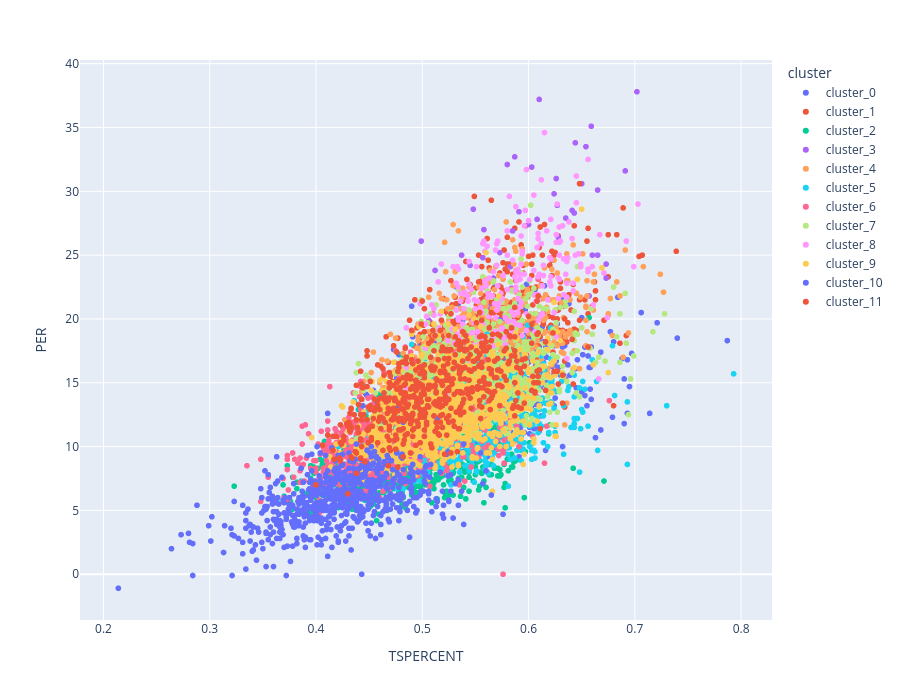

The notebook cell this image was saved under:
### Markdown cell above
## Visualising the clusters

### Code cell
fig=px.scatter(cluster_final, 
               x="TSPERCENT",
               y="PER", 
               color='cluster',
               hover_data=['Player','TSPERCENT', 'EFGPERCENT', 'TOTALS%',
       'ORBPERCENT', 'DRBPERCENT', 'TRBPERCENT', 'ASTPERCENT', 'TOVPERCENT',
       'STLPERCENT', 'BLKPERCENT', 'USGPERCENT', 'PPR', 'PPS', 'ORTG', 'DRTG',
       'EDIFF', 'FIC', 'PER'],
               height=700, 
               width=900,
        )

# fig2=px.scatter(Final[Final['value']==1], x="POINTS_PER_MIN_", y="CATCH_SHOOT_FGM_", color_discrete_sequence=['blue'],
#         hover_data=["PLAYER_NAME","Salary"],
#         height=700, width=900,
#         )

# fig3=px.scatter(Final[Final['value']==2], x="POINTS_PER_MIN_", y="CATCH_SHOOT_FGM_", color_discrete_sequence=['orange'],
#         hover_data=["PLAYER_NAME","Salary"],
#         height=700, width=900,
#         )
# fig4=px.scatter(kmeans.cluster_centers_, kmeans.cluster_centers_[:, 1], kmeans.cluster_centers_[:, 0], color_discrete_sequence=['yellow'],
#         height=1000, width=1000,
#         )
# fig4.update_traces(marker=dict(size=20))

# fig.add_traces(
#     list(fig2.select_traces())
# )

# fig.add_traces(
#     list(fig3.select_traces())
# )

# fig.add_traces(
#     list(fig4.select_traces())
# )

# fig.update_layout(
#     xaxis_title="MIN",
#     yaxis_title="FGA",
#     # xaxis_range=[0,1]
# )

fig.show()

### Figure 1 — Plotly figure (JSON) as saved in the notebook; plotly's stock layout.template omitted (floating-point values rounded to 4 significant figures; data arrays with more than 128 entries replaced by an {"elided": "..."} marker saying what was removed)
{"data": [{"customdata": {"elided": "924x17 str values"}, "hovertemplate": "cluster=cluster_0<br>TSPERCENT=%{x}<br>PER=%{y}<br>Player=%{customdata[0]}<br>EFGPERCENT=%{customdata[1]}<br>TOTALS%=%{customdata[2]}<br>ORBPERCENT=%{customdata[3]}<br>DRBPERCENT=%{customdata[4]}<br>TRBPERCENT=%{customdata[5]}<br>ASTPERCENT=%{customdata[6]}<br>TOVPERCENT=%{customdata[7]}<br>STLPERCENT=%{customdata[8]}<br>BLKPERCENT=%{customdata[9]}<br>USGPERCENT=%{customdata[10]}<br>PPR=%{customdata[11]}<br>PPS=%{customdata[12]}<br>ORTG=%{customdata[13]}<br>DRTG=%{customdata[14]}<br>EDIFF=%{customdata[15]}<br>FIC=%{customdata[16]}<extra></extra>", "legendgroup": "cluster_0", "marker": {"color": "#636efa", "symbol": "circle"}, "mode": "markers", "name": "cluster_0", "showlegend": true, "type": "scattergl", "x": {"elided": "924 float values"}, "xaxis": "x", "y": {"elided": "924 float values"}, "yaxis": "y"}, {"customdata": {"elided": "480x17 str values"}, "hovertemplate": "cluster=cluster_1<br>TSPERCENT=%{x}<br>PER=%{y}<br>Player=%{customdata[0]}<br>EFGPERCENT=%{customdata[1]}<br>TOTALS%=%{customdata[2]}<br>ORBPERCENT=%{customdata[3]}<br>DRBPERCENT=%{customdata[4]}<br>TRBPERCENT=%{customdata[5]}<br>ASTPERCENT=%{customdata[6]}<br>TOVPERCENT=%{customdata[7]}<br>STLPERCENT=%{customdata[8]}<br>BLKPERCENT=%{customdata[9]}<br>USGPERCENT=%{customdata[10]}<br>PPR=%{customdata[11]}<br>PPS=%{customdata[12]}<br>ORTG=%{customdata[13]}<br>DRTG=%{customdata[14]}<br>EDIFF=%{customdata[15]}<br>FIC=%{customdata[16]}<extra></extra>", "legendgroup": "cluster_1", "marker": {"color": "#EF553B", "symbol": "circle"}, "mode": "markers", "name": "cluster_1", "showlegend": true, "type": "scattergl", "x": {"elided": "480 float values"}, "xaxis": "x", "y": {"elided": "480 float values"}, "yaxis": "y"}, {"customdata": {"elided": "1097x17 str values"}, "hovertemplate": "cluster=cluster_2<br>TSPERCENT=%{x}<br>PER=%{y}<br>Player=%{customdata[0]}<br>EFGPERCENT=%{customdata[1]}<br>TOTALS%=%{customdata[2]}<br>ORBPERCENT=%{customdata[3]}<br>DRBPERCENT=%{customdata[4]}<br>TRBPERCENT=%{customdata[5]}<br>ASTPERCENT=%{customdata[6]}<br>TOVPERCENT=%{customdata[7]}<br>STLPERCENT=%{customdata[8]}<br>BLKPERCENT=%{customdata[9]}<br>USGPERCENT=%{customdata[10]}<br>PPR=%{customdata[11]}<br>PPS=%{customdata[12]}<br>ORTG=%{customdata[13]}<br>DRTG=%{customdata[14]}<br>EDIFF=%{customdata[15]}<br>FIC=%{customdata[16]}<extra></extra>", "legendgroup": "cluster_2", "marker": {"color": "#00cc96", "symbol": "circle"}, "mode": "markers", "name": "cluster_2", "showlegend": true, "type": "scattergl", "x": {"elided": "1097 float values"}, "xaxis": "x", "y": {"elided": "1097 float values"}, "yaxis": "y"}, {"customdata": {"elided": "41x17 str values"}, "hovertemplate": "cluster=cluster_3<br>TSPERCENT=%{x}<br>PER=%{y}<br>Player=%{customdata[0]}<br>EFGPERCENT=%{customdata[1]}<br>TOTALS%=%{customdata[2]}<br>ORBPERCENT=%{customdata[3]}<br>DRBPERCENT=%{customdata[4]}<br>TRBPERCENT=%{customdata[5]}<br>ASTPERCENT=%{customdata[6]}<br>TOVPERCENT=%{customdata[7]}<br>STLPERCENT=%{customdata[8]}<br>BLKPERCENT=%{customdata[9]}<br>USGPERCENT=%{customdata[10]}<br>PPR=%{customdata[11]}<br>PPS=%{customdata[12]}<br>ORTG=%{customdata[13]}<br>DRTG=%{customdata[14]}<br>EDIFF=%{customdata[15]}<br>FIC=%{customdata[16]}<extra></extra>", "legendgroup": "cluster_3", "marker": {"color": "#ab63fa", "symbol": "circle"}, "mode": "markers", "name": "cluster_3", "showlegend": true, "type": "scattergl", "x": [0.635, 0.567, 0.65, 0.66, 0.626, 0.548, 0.665, 0.532, 0.643, 0.624, 0.583, 0.641, 0.644, 0.673, 0.608, 0.691, 0.628, 0.557, 0.591, 0.558, 0.537, 0.512, 0.61, 0.499, 0.627, 0.58, 0.585, 0.654, 0.573, 0.673, 0.562, 0.665, 0.587, 0.6, 0.659, 0.657, 0.545, 0.702, 0.506, 0.584, 0.603], "xaxis": "x", "y": [27.9, 23.2, 30.6, 25.0, 31.0, 28.6, 25.0, 22.5, 28.3, 29.8, 24.1, 28.5, 33.8, 24.3, 27.8, 31.6, 26.4, 24.8, 28.4, 27.0, 25.0, 23.8, 37.2, 26.1, 28.9, 32.1, 26.9, 33.5, 25.2, 23.2, 21.0, 30.1, 32.7, 27.4, 35.1, 21.8, 24.2, 37.8, 19.9, 22.4, 31.9], "yaxis": "y"}, {"customdata": {"elided": "759x17 str values"}, "hovertemplate": "cluster=cluster_4<br>TSPERCENT=%{x}<br>PER=%{y}<br>Player=%{customdata[0]}<br>EFGPERCENT=%{customdata[1]}<br>TOTALS%=%{customdata[2]}<br>ORBPERCENT=%{customdata[3]}<br>DRBPERCENT=%{customdata[4]}<br>TRBPERCENT=%{customdata[5]}<br>ASTPERCENT=%{customdata[6]}<br>TOVPERCENT=%{customdata[7]}<br>STLPERCENT=%{customdata[8]}<br>BLKPERCENT=%{customdata[9]}<br>USGPERCENT=%{customdata[10]}<br>PPR=%{customdata[11]}<br>PPS=%{customdata[12]}<br>ORTG=%{customdata[13]}<br>DRTG=%{customdata[14]}<br>EDIFF=%{customdata[15]}<br>FIC=%{customdata[16]}<extra></extra>", "legendgroup": "cluster_4", "marker": {"color": "#FFA15A", "symbol": "circle"}, "mode": "markers", "name": "cluster_4", "showlegend": true, "type": "scattergl", "x": {"elided": "759 float values"}, "xaxis": "x", "y": {"elided": "759 float values"}, "yaxis": "y"}, {"customdata": {"elided": "1018x17 str values"}, "hovertemplate": "cluster=cluster_5<br>TSPERCENT=%{x}<br>PER=%{y}<br>Player=%{customdata[0]}<br>EFGPERCENT=%{customdata[1]}<br>TOTALS%=%{customdata[2]}<br>ORBPERCENT=%{customdata[3]}<br>DRBPERCENT=%{customdata[4]}<br>TRBPERCENT=%{customdata[5]}<br>ASTPERCENT=%{customdata[6]}<br>TOVPERCENT=%{customdata[7]}<br>STLPERCENT=%{customdata[8]}<br>BLKPERCENT=%{customdata[9]}<br>USGPERCENT=%{customdata[10]}<br>PPR=%{customdata[11]}<br>PPS=%{customdata[12]}<br>ORTG=%{customdata[13]}<br>DRTG=%{customdata[14]}<br>EDIFF=%{customdata[15]}<br>FIC=%{customdata[16]}<extra></extra>", "legendgroup": "cluster_5", "marker": {"color": "#19d3f3", "symbol": "circle"}, "mode": "markers", "name": "cluster_5", "showlegend": true, "type": "scattergl", "x": {"elided": "1018 float values"}, "xaxis": "x", "y": {"elided": "1018 float values"}, "yaxis": "y"}, {"customdata": {"elided": "856x17 str values"}, "hovertemplate": "cluster=cluster_6<br>TSPERCENT=%{x}<br>PER=%{y}<br>Player=%{customdata[0]}<br>EFGPERCENT=%{customdata[1]}<br>TOTALS%=%{customdata[2]}<br>ORBPERCENT=%{customdata[3]}<br>DRBPERCENT=%{customdata[4]}<br>TRBPERCENT=%{customdata[5]}<br>ASTPERCENT=%{customdata[6]}<br>TOVPERCENT=%{customdata[7]}<br>STLPERCENT=%{customdata[8]}<br>BLKPERCENT=%{customdata[9]}<br>USGPERCENT=%{customdata[10]}<br>PPR=%{customdata[11]}<br>PPS=%{customdata[12]}<br>ORTG=%{customdata[13]}<br>DRTG=%{customdata[14]}<br>EDIFF=%{customdata[15]}<br>FIC=%{customdata[16]}<extra></extra>", "legendgroup": "cluster_6", "marker": {"color": "#FF6692", "symbol": "circle"}, "mode": "markers", "name": "cluster_6", "showlegend": true, "type": "scattergl", "x": {"elided": "856 float values"}, "xaxis": "x", "y": {"elided": "856 float values"}, "yaxis": "y"}, {"customdata": {"elided": "916x17 str values"}, "hovertemplate": "cluster=cluster_7<br>TSPERCENT=%{x}<br>PER=%{y}<br>Player=%{customdata[0]}<br>EFGPERCENT=%{customdata[1]}<br>TOTALS%=%{customdata[2]}<br>ORBPERCENT=%{customdata[3]}<br>DRBPERCENT=%{customdata[4]}<br>TRBPERCENT=%{customdata[5]}<br>ASTPERCENT=%{customdata[6]}<br>TOVPERCENT=%{customdata[7]}<br>STLPERCENT=%{customdata[8]}<br>BLKPERCENT=%{customdata[9]}<br>USGPERCENT=%{customdata[10]}<br>PPR=%{customdata[11]}<br>PPS=%{customdata[12]}<br>ORTG=%{customdata[13]}<br>DRTG=%{customdata[14]}<br>EDIFF=%{customdata[15]}<br>FIC=%{customdata[16]}<extra></extra>", "legendgroup": "cluster_7", "marker": {"color": "#B6E880", "symbol": "circle"}, "mode": "markers", "name": "cluster_7", "showlegend": true, "type": "scattergl", "x": {"elided": "916 float values"}, "xaxis": "x", "y": {"elided": "916 float values"}, "yaxis": "y"}, {"customdata": {"elided": "225x17 str values"}, "hovertemplate": "cluster=cluster_8<br>TSPERCENT=%{x}<br>PER=%{y}<br>Player=%{customdata[0]}<br>EFGPERCENT=%{customdata[1]}<br>TOTALS%=%{customdata[2]}<br>ORBPERCENT=%{customdata[3]}<br>DRBPERCENT=%{customdata[4]}<br>TRBPERCENT=%{customdata[5]}<br>ASTPERCENT=%{customdata[6]}<br>TOVPERCENT=%{customdata[7]}<br>STLPERCENT=%{customdata[8]}<br>BLKPERCENT=%{customdata[9]}<br>USGPERCENT=%{customdata[10]}<br>PPR=%{customdata[11]}<br>PPS=%{customdata[12]}<br>ORTG=%{customdata[13]}<br>DRTG=%{customdata[14]}<br>EDIFF=%{customdata[15]}<br>FIC=%{customdata[16]}<extra></extra>", "legendgroup": "cluster_8", "marker": {"color": "#FF97FF", "symbol": "circle"}, "mode": "markers", "name": "cluster_8", "showlegend": true, "type": "scattergl", "x": {"elided": "225 float values"}, "xaxis": "x", "y": {"elided": "225 float values"}, "yaxis": "y"}, {"customdata": {"elided": "1159x17 str values"}, "hovertemplate": "cluster=cluster_9<br>TSPERCENT=%{x}<br>PER=%{y}<br>Player=%{customdata[0]}<br>EFGPERCENT=%{customdata[1]}<br>TOTALS%=%{customdata[2]}<br>ORBPERCENT=%{customdata[3]}<br>DRBPERCENT=%{customdata[4]}<br>TRBPERCENT=%{customdata[5]}<br>ASTPERCENT=%{customdata[6]}<br>TOVPERCENT=%{customdata[7]}<br>STLPERCENT=%{customdata[8]}<br>BLKPERCENT=%{customdata[9]}<br>USGPERCENT=%{customdata[10]}<br>PPR=%{customdata[11]}<br>PPS=%{customdata[12]}<br>ORTG=%{customdata[13]}<br>DRTG=%{customdata[14]}<br>EDIFF=%{customdata[15]}<br>FIC=%{customdata[16]}<extra></extra>", "legendgroup": "cluster_9", "marker": {"color": "#FECB52", "symbol": "circle"}, "mode": "markers", "name": "cluster_9", "showlegend": true, "type": "scattergl", "x": {"elided": "1159 float values"}, "xaxis": "x", "y": {"elided": "1159 float values"}, "yaxis": "y"}, {"customdata": {"elided": "663x17 str values"}, "hovertemplate": "cluster=cluster_10<br>TSPERCENT=%{x}<br>PER=%{y}<br>Player=%{customdata[0]}<br>EFGPERCENT=%{customdata[1]}<br>TOTALS%=%{customdata[2]}<br>ORBPERCENT=%{customdata[3]}<br>DRBPERCENT=%{customdata[4]}<br>TRBPERCENT=%{customdata[5]}<br>ASTPERCENT=%{customdata[6]}<br>TOVPERCENT=%{customdata[7]}<br>STLPERCENT=%{customdata[8]}<br>BLKPERCENT=%{customdata[9]}<br>USGPERCENT=%{customdata[10]}<br>PPR=%{customdata[11]}<br>PPS=%{customdata[12]}<br>ORTG=%{customdata[13]}<br>DRTG=%{customdata[14]}<br>EDIFF=%{customdata[15]}<br>FIC=%{customdata[16]}<extra></extra>", "legendgroup": "cluster_10", "marker": {"color": "#636efa", "symbol": "circle"}, "mode": "markers", "name": "cluster_10", "showlegend": true, "type": "scattergl", "x": {"elided": "663 float values"}, "xaxis": "x", "y": {"elided": "663 float values"}, "yaxis": "y"}, {"customdata": {"elided": "554x17 str values"}, "hovertemplate": "cluster=cluster_11<br>TSPERCENT=%{x}<br>PER=%{y}<br>Player=%{customdata[0]}<br>EFGPERCENT=%{customdata[1]}<br>TOTALS%=%{customdata[2]}<br>ORBPERCENT=%{customdata[3]}<br>DRBPERCENT=%{customdata[4]}<br>TRBPERCENT=%{customdata[5]}<br>ASTPERCENT=%{customdata[6]}<br>TOVPERCENT=%{customdata[7]}<br>STLPERCENT=%{customdata[8]}<br>BLKPERCENT=%{customdata[9]}<br>USGPERCENT=%{customdata[10]}<br>PPR=%{customdata[11]}<br>PPS=%{customdata[12]}<br>ORTG=%{customdata[13]}<br>DRTG=%{customdata[14]}<br>EDIFF=%{customdata[15]}<br>FIC=%{customdata[16]}<extra></extra>", "legendgroup": "cluster_11", "marker": {"color": "#EF553B", "symbol": "circle"}, "mode": "markers", "name": "cluster_11", "showlegend": true, "type": "scattergl", "x": {"elided": "554 float values"}, "xaxis": "x", "y": {"elided": "554 float values"}, "yaxis": "y"}], "layout": {"height": 700, "legend": {"title": {"text": "cluster"}, "tracegroupgap": 0}, "margin": {"t": 60}, "width": 900, "xaxis": {"anchor": "y", "domain": [0, 1], "title": {"text": "TSPERCENT"}}, "yaxis": {"anchor": "x", "domain": [0, 1], "title": {"text": "PER"}}}}
